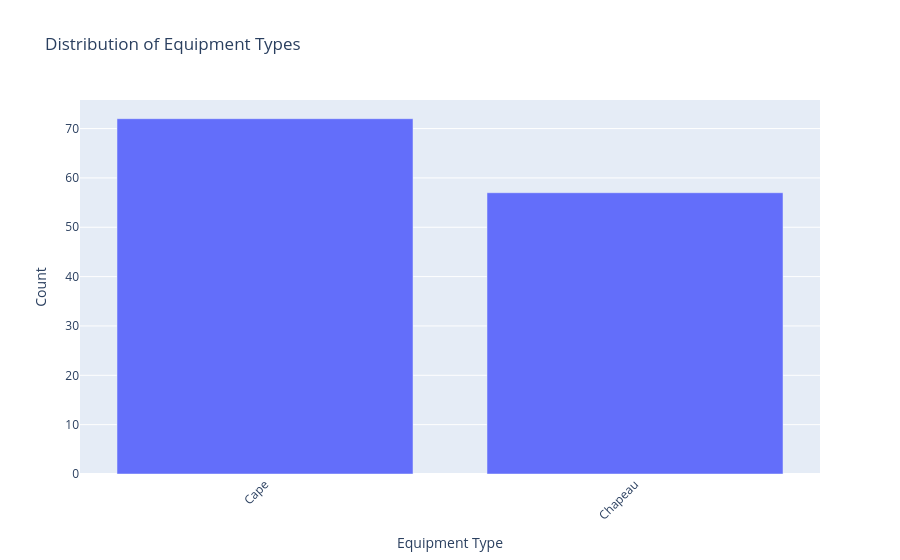

Write notebook code for a chart like this one.
### Code cell
# 2. Equipment Type Analysis
type_counts = df['type'].apply(lambda x: x['name']).value_counts()

plt_types = px.bar(x=type_counts.index, 
                  y=type_counts.values,
                  title='Distribution of Equipment Types',
                  labels={'x': 'Equipment Type', 'y': 'Count'})
plt_types.update_layout(xaxis_tickangle=-45)
plt_types.show()

print("\nEquipment Type Distribution:")
print(type_counts)

### Figure 1 — Plotly figure (JSON) as saved in the notebook; plotly's stock layout.template omitted (floating-point values rounded to 4 significant figures)
{"data": [{"hovertemplate": "Equipment Type=%{x}<br>Count=%{y}<extra></extra>", "legendgroup": "", "marker": {"color": "#636efa", "pattern": {"shape": ""}}, "name": "", "orientation": "v", "showlegend": false, "textposition": "auto", "type": "bar", "x": ["Cape", "Chapeau"], "xaxis": "x", "y": [72, 57], "yaxis": "y"}], "layout": {"barmode": "relative", "legend": {"tracegroupgap": 0}, "title": {"text": "Distribution of Equipment Types"}, "xaxis": {"anchor": "y", "domain": [0, 1], "tickangle": -45, "title": {"text": "Equipment Type"}}, "yaxis": {"anchor": "x", "domain": [0, 1], "title": {"text": "Count"}}}}
